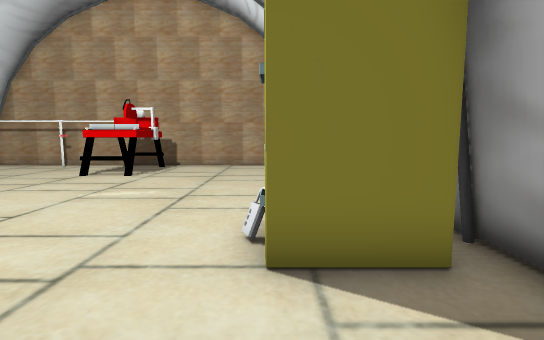
[1] (above)

14 first-person views from a walk through a scene from a Unity 3-D project. The camera is 1.4 m above the floor, tilts 6° down and sees 85° across. The floor is counted in squares, 1 m on a side. Each view is taken from the middle of a square. On the plan, view 1 faces up. The plan holds only what a view shows up to about 14 squares ahead; the rest is blank. The place goes on beyond the plan. The player is left out. Some surface patterns are stand-ins.

[2]
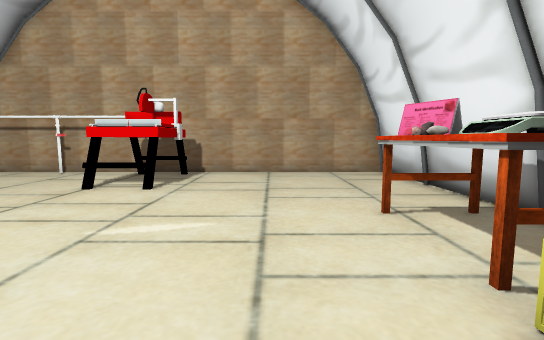

[3]
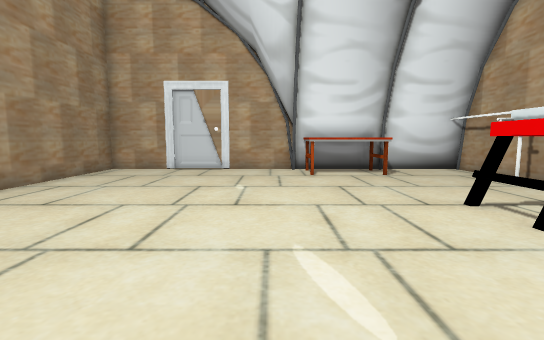

[4]
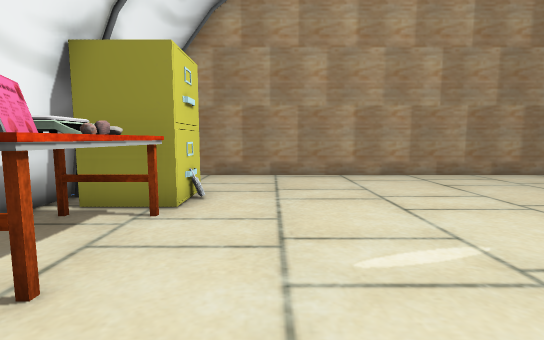

[5]
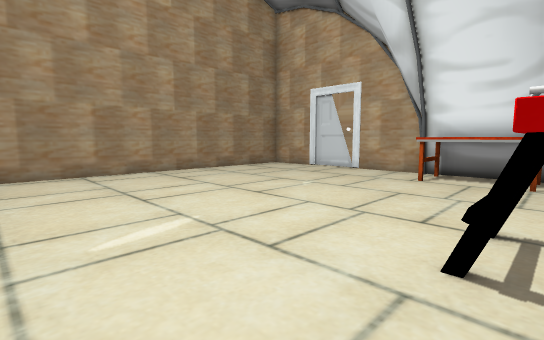

[6]
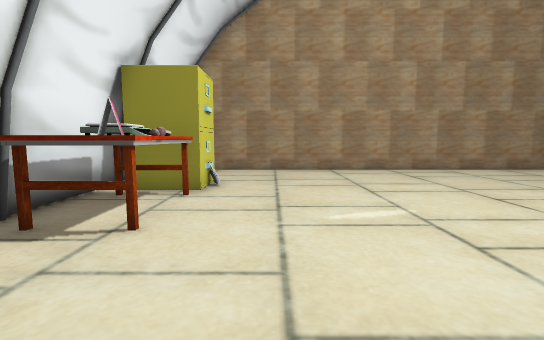

[7]
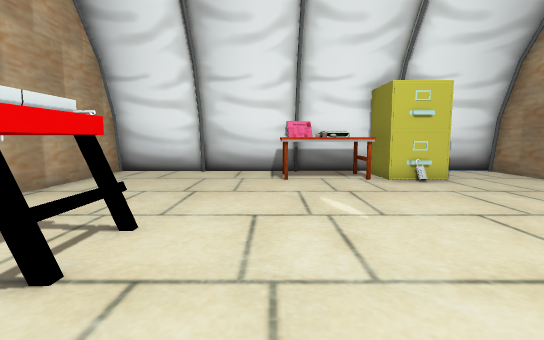

[8]
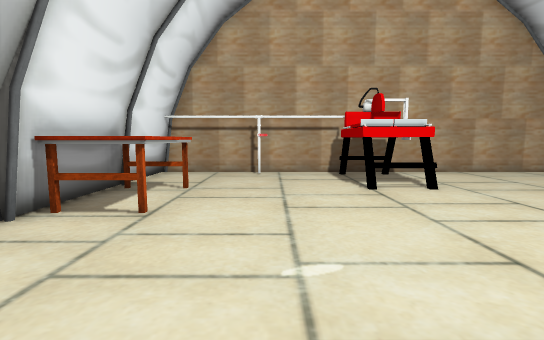

[9]
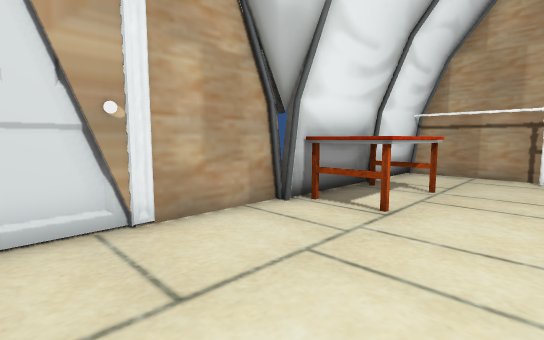

[10]
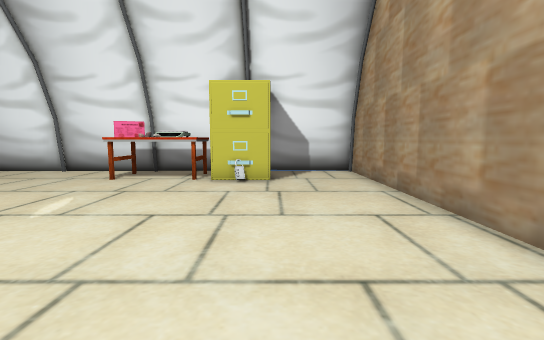

[11]
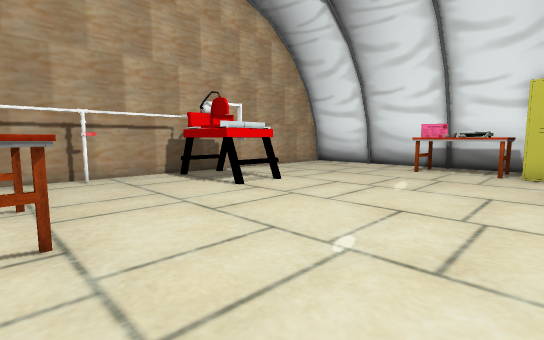

[12]
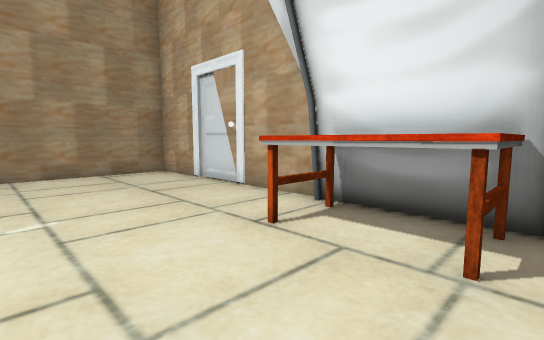

[13]
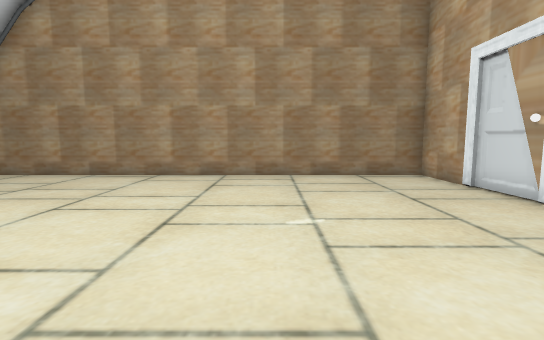

[14]
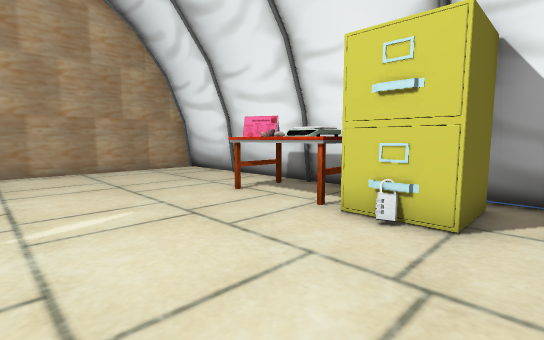

### Floor plan
Key: @ floor where view 1 was taken; # wall or solid block; . floor; = window, fence, low wall or low ledge; T thing the floor can be seen under or through; C cabinet; R rock; E desk; O other object.
Columns run from 15 left of view 1 to 3 right of it. Each row starts with its distance up from view 1.
 16  ##################
 15  #...O..==........#
 14  #......T T.......#
 13 ##......T T.......#
 12 ##......TTT.......#
 11 #EEE....==........#
 10 #E E..............#
  9 #EEE...........OOO#
  8 ##.............RRO#
  7 #..............R###
  6 #..............OOO#
  5 #..............CCC#
  4 #..............C  #
  3 #..............CCC#
  2 #.................#
  1 #.................#
  0 #..............@..#
 -1 ###################

Where each view was taken, in squares from view 1:
view 1: 0 up, 0 right, facing up
view 2: 3 up, 2 left, facing up
view 3: 7 up, 1 left, facing left
view 4: 11 up, 2 left, facing down
view 5: 12 up, 2 left, facing down-left
view 6: 13 up, 2 left, facing down
view 7: 9 up, 10 left, facing right
view 8: 3 up, 10 left, facing up
view 9: 3 up, 10 left, facing up-left
view 10: 3 up, 10 left, facing right
view 11: 4 up, 13 left, facing up-right
view 12: 12 up, 9 left, facing down-left
view 13: 11 up, 9 left, facing down
view 14: 2 up, 5 left, facing up-right
